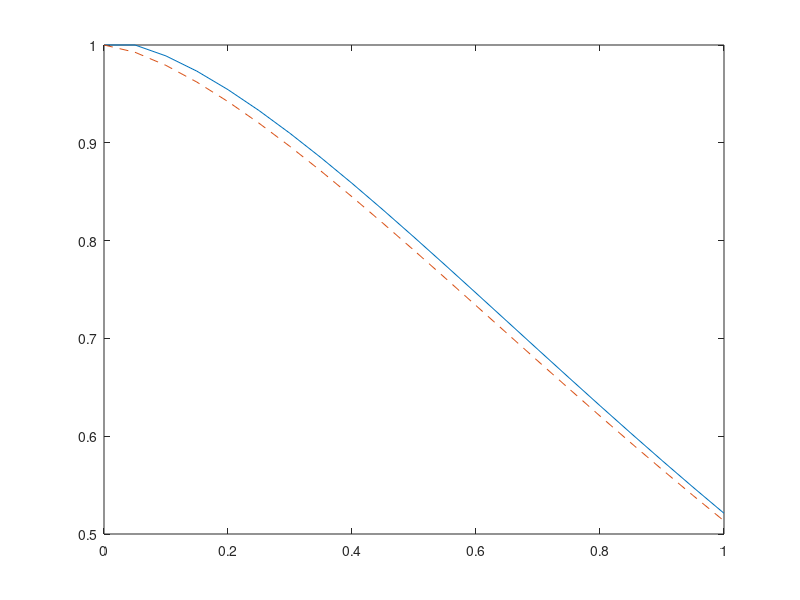

This figure's MATLAB source:
dt  = 0.05;
t = 0.0:dt:1.0;
y = zeros(size(t));
y(1) = 1;
for ii=1:(length(t)-1)
    y(ii+1) = y(ii) + dt * (-y(ii)*sqrt(t(ii)));
end
exact = exp(-2/3*(t).^(3/2));
plot(t,y,t,exact,"--")
